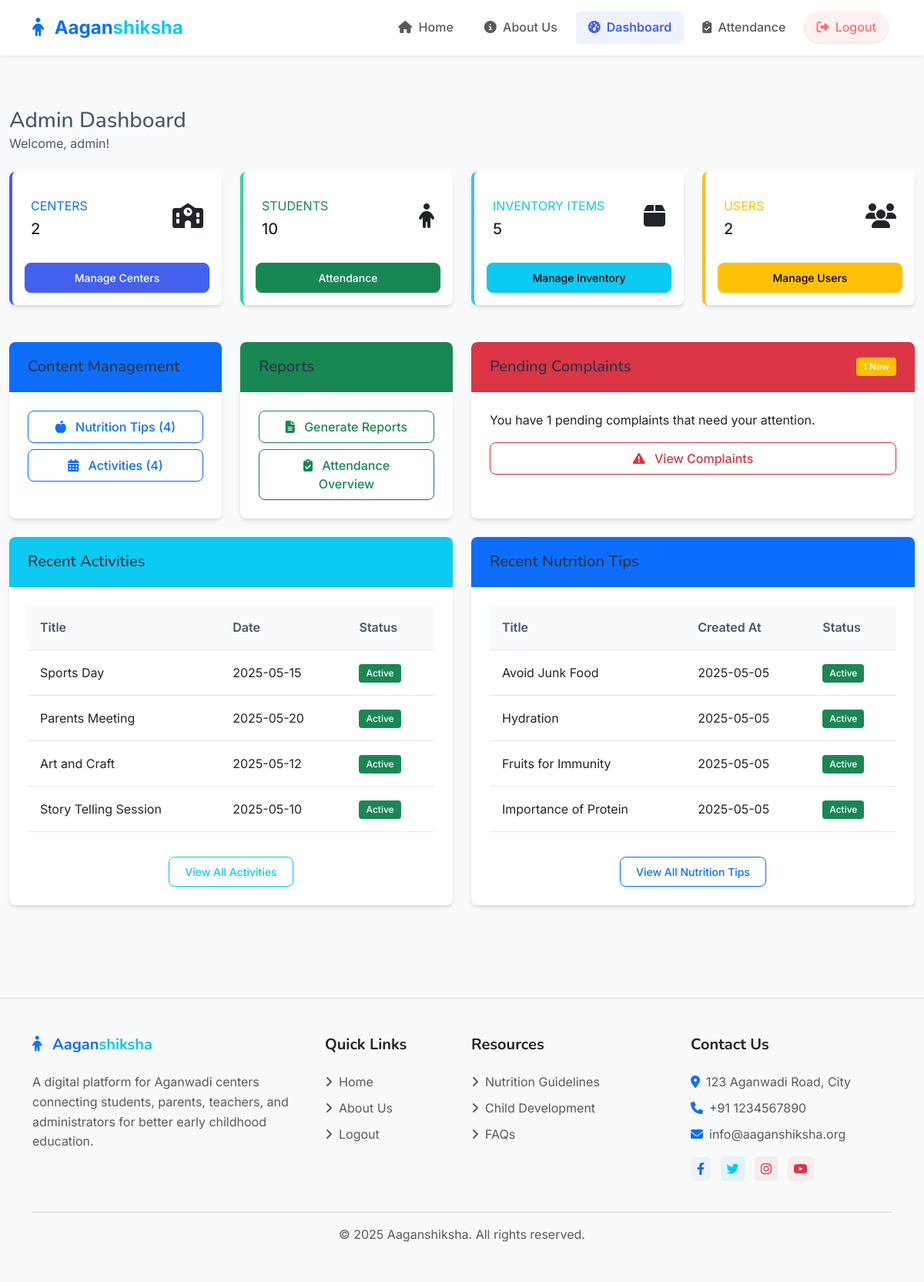
The app's page /admin/dashboard (signed in) with its own data.
### models.py (models this page shows, shortened)
class User(UserMixin, db.Model):
    id = db.Column(db.Integer, primary_key=True)
    username = db.Column(db.String(64), unique=True, nullable=False)
    email = db.Column(db.String(120), unique=True, nullable=False)
    password_hash = db.Column(db.String(256), nullable=False)
    role = db.Column(db.String(20), nullable=False)  # 'admin', 'teacher'
    aadhar_number = db.Column(db.String(12), unique=True, nullable=False)
    created_at = db.Column(db.DateTime, default=datetime.utcnow)
    center_id = db.Column(db.Integer, db.ForeignKey('center.id'), nullable=True)  # Only required for teachers
    center = db.relationship('Center', backref='teachers', lazy=True)
    complaints = db.relationship('Complaint', backref='author', lazy=True)
    nutrition_tips = db.relationship('NutritionTip', backref='created_by', lazy=True)
    activities = db.relationship('Activity', backref='created_by', lazy=True)

class Activity(db.Model):
    id = db.Column(db.Integer, primary_key=True, autoincrement=True)
    title = db.Column(db.String(100), nullable=False)
    description = db.Column(db.Text, nullable=False)
    date = db.Column(db.Date, nullable=False)
    user_id = db.Column(db.Integer, db.ForeignKey('user.id'), nullable=False)
    created_at = db.Column(db.DateTime, default=datetime.utcnow)
    updated_at = db.Column(db.DateTime, default=datetime.utcnow, onupdate=datetime.utcnow)
    is_active = db.Column(db.Boolean, default=True)

class NutritionTip(db.Model):
    id = db.Column(db.Integer, primary_key=True, autoincrement=True)
    title = db.Column(db.String(100), nullable=False)
    content = db.Column(db.Text, nullable=False)
    user_id = db.Column(db.Integer, db.ForeignKey('user.id'), nullable=False)
    created_at = db.Column(db.DateTime, default=datetime.utcnow)
    updated_at = db.Column(db.DateTime, default=datetime.utcnow, onupdate=datetime.utcnow)
    is_active = db.Column(db.Boolean, default=True)

### routes/admin.py (the view)
@admin_bp.route('/dashboard')
@login_required
@admin_required
def dashboard():
    users_count = User.query.count()
    centers_count = Center.query.count()
    students_count = Student.query.count()
    inventory_count = Inventory.query.count()
    tips_count = NutritionTip.query.count()
    activities_count = Activity.query.count()
    complaints_count = Complaint.query.filter_by(status='pending').count()
    recent_activities = Activity.query.order_by(Activity.created_at.desc()).limit(5).all()
    recent_tips = NutritionTip.query.order_by(NutritionTip.created_at.desc()).limit(5).all()
    return render_template('admin/dashboard.html',
                           users_count=users_count,
                           centers_count=centers_count,
                           students_count=students_count,
                           inventory_count=inventory_count,
                           tips_count=tips_count,
                           activities_count=activities_count,
                           complaints_count=complaints_count,
                           recent_activities=recent_activities,
                           recent_tips=recent_tips)

### templates/admin/dashboard.html (shortened to what this page needs)
{% extends 'base.html' %}
{% block head %}
<link rel="stylesheet" href="https://cdnjs.cloudflare.com/ajax/libs/Chart.js/2.9.4/Chart.min.css">
{% endblock %}
{% block content %}
<div class="container-fluid py-4">
    <div class="row mb-4">
        <div class="col">
            <h1 class="h3 mb-0 text-gray-800">Admin Dashboard</h1>
            <p class="mb-0">Welcome, {{ current_user.username }}!</p>
        </div>
    </div>
    <div class="row mb-4">
        <div class="col-xl-3 col-md-6 mb-4">
            <div class="card border-left-primary h-100 py-2">
                <div class="card-body">
                    <div class="row no-gutters align-items-center">
                        <div class="col mr-2">
                            <div class="text-xs font-weight-bold text-primary text-uppercase mb-1">
                                Centers</div>
                            <div class="h5 mb-0 font-weight-bold">{{ centers_count }}</div>
                        </div>
                        <div class="col-auto">
                            <i class="fas fa-school fa-2x text-gray-300"></i>
                        </div>
                    </div>
                </div>
                <div class="card-footer bg-transparent border-0">
                    <a href="{{ url_for('admin.centers') }}" class="btn btn-sm btn-primary w-100">
                        Manage Centers
                    </a>
                </div>
            </div>
        </div>
        <div class="col-xl-3 col-md-6 mb-4">
            <div class="card border-left-success h-100 py-2">
                <div class="card-body">
                    <div class="row no-gutters align-items-center">
                        <div class="col mr-2">
                            <div class="text-xs font-weight-bold text-success text-uppercase mb-1">
                                Students</div>
                            <div class="h5 mb-0 font-weight-bold">{{ students_count }}</div>
                        </div>
                        <div class="col-auto">
                            <i class="fas fa-child fa-2x text-gray-300"></i>
                        </div>
                    </div>
                </div>
                <div class="card-footer bg-transparent border-0">
                    <a href="{{ url_for('attendance.index') }}" class="btn btn-sm btn-success w-100">
                        Attendance
                    </a>
                </div>
            </div>
        </div>
        <div class="col-xl-3 col-md-6 mb-4">
            <div class="card border-left-info h-100 py-2">
                <div class="card-body">
                    <div class="row no-gutters align-items-center">
                        <div class="col mr-2">
                            <div class="text-xs font-weight-bold text-info text-uppercase mb-1">
                                Inventory Items</div>
                            <div class="h5 mb-0 font-weight-bold">{{ inventory_count }}</div>
                        </div>
                        <div class="col-auto">
                            <i class="fas fa-box fa-2x text-gray-300"></i>
                        </div>
                    </div>
                </div>
                <div class="card-footer bg-transparent border-0">
                    <a href="{{ url_for('admin.inventory') }}" class="btn btn-sm btn-info w-100">
                        Manage Inventory
                    </a>
                </div>
            </div>
        </div>
        <div class="col-xl-3 col-md-6 mb-4">
            <div class="card border-left-warning h-100 py-2">
                <div class="card-body">
                    <div class="row no-gutters align-items-center">
                        <div class="col mr-2">
                            <div class="text-xs font-weight-bold text-warning text-uppercase mb-1">
                                Users</div>
                            <div class="h5 mb-0 font-weight-bold">{{ users_count }}</div>
                        </div>
                        <div class="col-auto">
                            <i class="fas fa-users fa-2x text-gray-300"></i>
                        </div>
                    </div>
                </div>
                <div class="card-footer bg-transparent border-0">
                    <a href="{{ url_for('admin.users') }}" class="btn btn-sm btn-warning w-100">
                        Manage Users
                    </a>
                </div>
            </div>
        </div>
    </div>
    <div class="row">
        <div class="col-xl-3 col-md-6 mb-4">
            <div class="card h-100">
                <div class="card-header bg-primary text-white">
                    <h5 class="mb-0">Content Management</h5>
                </div>
                <div class="card-body">
                    <div class="d-grid gap-2">
                        <a href="{{ url_for('admin.nutrition') }}" class="btn btn-outline-primary">
                            <i class="fas fa-apple-alt me-2"></i> Nutrition Tips ({{ tips_count }})
                        </a>
                        <a href="{{ url_for('admin.activities') }}" class="btn btn-outline-primary">
                            <i class="fas fa-calendar-alt me-2"></i> Activities ({{ activities_count }})
                        </a>
                    </div>
                </div>
            </div>
        </div>
        <div class="col-xl-3 col-md-6 mb-4">
            <div class="card h-100">
                <div class="card-header bg-success text-white">
                    <h5 class="mb-0">Reports</h5>
                </div>
                <div class="card-body">
                    <div class="d-grid gap-2">
                        <a href="{{ url_for('admin.reports') }}" class="btn btn-outline-success">
                            <i class="fas fa-file-alt me-2"></i> Generate Reports
                        </a>
                        <a href="{{ url_for('attendance.index') }}" class="btn btn-outline-success">
                            <i class="fas fa-clipboard-check me-2"></i> Attendance Overview
                        </a>
                    </div>
                </div>
            </div>
        </div>
        <div class="col-xl-6 col-md-12 mb-4">
            <div class="card h-100">
                <div class="card-header bg-danger text-white d-flex justify-content-between align-items-center">
                    <h5 class="mb-0">Pending Complaints</h5>
                    <span class="badge bg-warning">{{ complaints_count }} New</span>
                </div>
                <div class="card-body">
                    {% if complaints_count > 0 %}
                        <p>You have {{ complaints_count }} pending complaints that need your attention.</p>
                        <div class="d-grid">
                            <button class="btn btn-outline-danger">
                                <i class="fas fa-exclamation-triangle me-2"></i> View Complaints
                            </button>
                        </div>
                    {% else %}
                        <p>You have no pending complaints at this time.</p>
                    {% endif %}
                </div>
            </div>
        </div>
    </div>
    <div class="row">
        <div class="col-xl-6 mb-4">
            <div class="card h-100">
                <div class="card-header bg-info text-white">
                    <h5 class="mb-0">Recent Activities</h5>
                </div>
                <div class="card-body">
                    <div class="table-responsive">
                        <table class="table table-hover">
                            <thead>
                                <tr>
                                    <th>Title</th>
                                    <th>Date</th>
                                    <th>Status</th>
                                </tr>
                            </thead>
                            <tbody>
                                {% for activity in recent_activities %}
                                    <tr>
                                        <td>{{ activity.title }}</td>
                                        <td>{{ activity.date.strftime('%Y-%m-%d') }}</td>
                                        <td>
                                            {% if activity.is_active %}
                                                <span class="badge bg-success">Active</span>
                                            {% else %}
                                                <span class="badge bg-secondary">Inactive</span>
                                            {% endif %}
                                        </td>
                                    </tr>
                                {% endfor %}
                            </tbody>
                        </table>
                    </div>
                    <div class="text-center mt-3">
                        <a href="{{ url_for('admin.activities') }}" class="btn btn-sm btn-outline-info">View All Activities</a>
                    </div>
                </div>
            </div>
        </div>
        <div class="col-xl-6 mb-4">
            <div class="card h-100">
                <div class="card-header bg-primary text-white">
                    <h5 class="mb-0">Recent Nutrition Tips</h5>
                </div>
                <div class="card-body">
                    <div class="table-responsive">
                        <table class="table table-hover">
                            <thead>
                                <tr>
                                    <th>Title</th>
                                    <th>Created At</th>
                                    <th>Status</th>
                                </tr>
                            </thead>
                            <tbody>
                                {% for tip in recent_tips %}
                                    <tr>
                                        <td>{{ tip.title }}</td>
                                        <td>{{ tip.created_at.strftime('%Y-%m-%d') }}</td>
                                        <td>
                                            {% if tip.is_active %}
                                                <span class="badge bg-success">Active</span>
                                            {% else %}
                                                <span class="badge bg-secondary">Inactive</span>
                                            {% endif %}
                                        </td>
                                    </tr>
                                {% endfor %}
                            </tbody>
                        </table>
                    </div>
                    <div class="text-center mt-3">
                        <a href="{{ url_for('admin.nutrition') }}" class="btn btn-sm btn-outline-primary">View All Nutrition Tips</a>
                    </div>
                </div>
            </div>
        </div>
    </div>
</div>
{% endblock %}

### records on screen
User: username "admin"
Activity: title "Sports Day", date "2025-05-15", is_active "Active"
Activity: title "Parents Meeting", date "2025-05-20", is_active "Active"
Activity: title "Art and Craft", date "2025-05-12", is_active "Active"
Activity: title "Story Telling Session", date "2025-05-10", is_active "Active"
NutritionTip: title "Avoid Junk Food", created_at "2025-05-05", is_active "Active"
NutritionTip: title "Hydration", created_at "2025-05-05", is_active "Active"
NutritionTip: title "Fruits for Immunity", created_at "2025-05-05", is_active "Active"
NutritionTip: title "Importance of Protein", created_at "2025-05-05", is_active "Active"

### other values on screen
{{ centers_count }} "2"
{{ students_count }} "10"
{{ inventory_count }} "5"
{{ users_count }} "2"
{{ tips_count }} "4"
{{ activities_count }} "4"
{{ complaints_count }} "1"
{{ current_year|default(2025) }} "2025"
